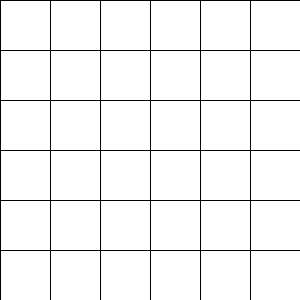
Frame 1 (no input)
Frame 60 (the mouse pressed at the canvas centre just before this capture): identical to frame 1, image omitted
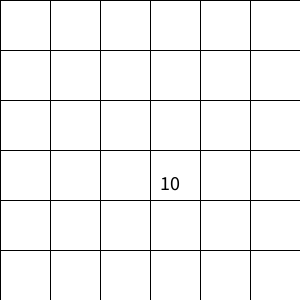
Frame 120 (the mouse held since frame 60 and released just before this capture)

The Processing sketch that drew these frames (run headless with seeded random() and noise(); from frame 60 on, the mouse is pressed at the canvas centre):

// Processing sketch: memory_game
// ── memory_game.pde
//6x6=36張牌,如何點2次可以看到2張牌
/*int [][]card={
  {1,1,2,2,3,3},
  {4,4,5,5,6,6},
  {....
};*/
int [][]card=new int[6][6];//1...36
void setup(){
  size(300,300);
  textSize(20);
  for(int i=0; i<6; i++){//18 cards * 2
    for(int j=0; j<6; j++){
      int now=1+i*3+j/2;
      card[i][j]=now;
    }
  }
  for(int k=0; k<1000; k++){
    int i1=int(random(6)), i2=int(random(6)), j1=int(random(6)), j2=int(random(6));
    int temp=card[i1][j1];
    card[i1][j1]=card[i2][j2];
    card[i2][j2]=temp;
  }
}
int i1, j1, i2, j2;
int N=0;
void draw(){
  for(int i=0;i<6;i++){
    for(int j=0; j<6; j++){
      int now=card[i][j];
      fill(255); rect(j*50,i*50,50,50);
      if(N==0)continue;
      else if(N==1 && (i1==i && j1==j) ){
        fill(0); text( now, j*50+10, i*50+40);
      }else if(N==2 && ((i1==i && j1==j)||(i2==i && j2==j)) ){
        fill(0); text( now, j*50+10, i*50+40);
      }
    }
  }
}
void mousePressed(){
  N = (N+1)%3 ; //0=>1, 1=>2, 2=>0
  println(N);
  if(N==1){
    j1=mouseX/50; i1=mouseY/50;
  }else if(N==2){
    j2=mouseX/50; i2=mouseY/50;
  }
}
